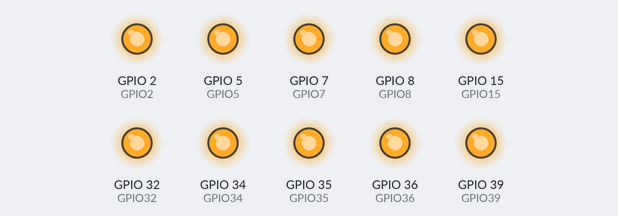
Recording of a sketch running on a simulated ESP32. On the bench: output pins drawn as LEDs (lit = HIGH).

Above: at 0.5 s.
At 3.5 s:
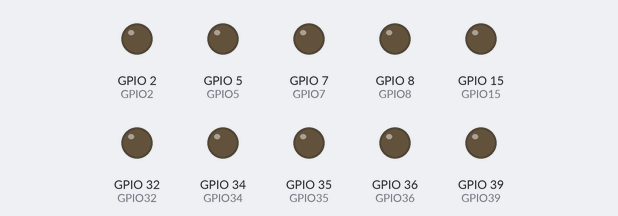
Timing chart, 0 to 4.6 s (numbered marks = the images above):
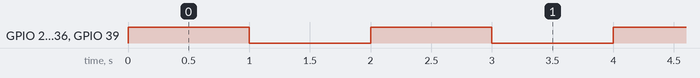

Measured:
- by itself, GPIO 2 (GPIO2), GPIO 5 (GPIO5), GPIO 7 (GPIO7), GPIO 8 (GPIO8), GPIO 15 (GPIO15), GPIO 32 (GPIO32), GPIO 34 (GPIO34), GPIO 35 (GPIO35), GPIO 36 (GPIO36), GPIO 39 (GPIO39): alternates HIGH for 1.0 s and LOW for 1.0 s

The sketch:

Output_Test_GPIOS.ino
```cpp
#define GPIO36 36
#define GPIO39 39
#define GPIO34 34
#define GPIO35 35
#define GPIO32 32
#define GPIO5  5
#define GPIO15 15
#define GPIO2  2
#define GPIO7  7
#define GPIO8  8


void setup()
{
  pinMode(GPIO36, OUTPUT);
  pinMode(GPIO39, OUTPUT);
  pinMode(GPIO34, OUTPUT);
  pinMode(GPIO35, OUTPUT);
  pinMode(GPIO32, OUTPUT);
  pinMode(GPIO5 , OUTPUT);
  pinMode(GPIO15, OUTPUT);
  pinMode(GPIO2,  OUTPUT);
  pinMode(GPIO7,  OUTPUT);
  pinMode(GPIO8,  OUTPUT);

}
void loop()
{
  digitalWrite(GPIO36, HIGH);
  digitalWrite(GPIO39, HIGH);
  digitalWrite(GPIO34, HIGH);
  digitalWrite(GPIO35, HIGH);
  digitalWrite(GPIO32, HIGH);
  digitalWrite(GPIO5,  HIGH);
  digitalWrite(GPIO15, HIGH);
  digitalWrite(GPIO2,  HIGH);
  digitalWrite(GPIO7,  HIGH);
  digitalWrite(GPIO8,  HIGH);

  delay(1000);

  digitalWrite(GPIO36, LOW);
  digitalWrite(GPIO39, LOW);
  digitalWrite(GPIO34, LOW);
  digitalWrite(GPIO35, LOW);
  digitalWrite(GPIO32, LOW);
  digitalWrite(GPIO5,  LOW);
  digitalWrite(GPIO15, LOW);
  digitalWrite(GPIO2,  LOW);
  digitalWrite(GPIO7,  LOW);
  digitalWrite(GPIO8,  LOW);

  delay(1000);


}
```
